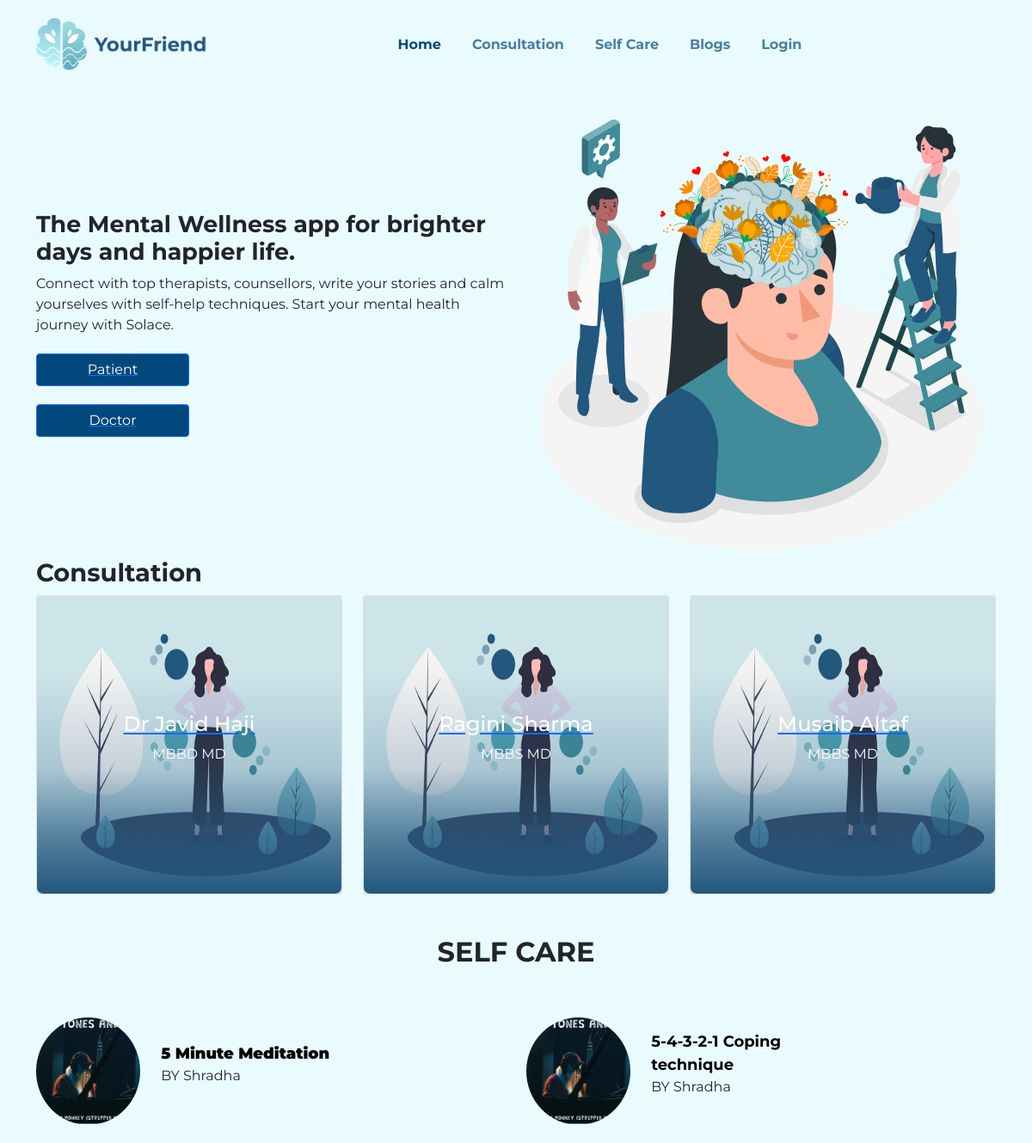
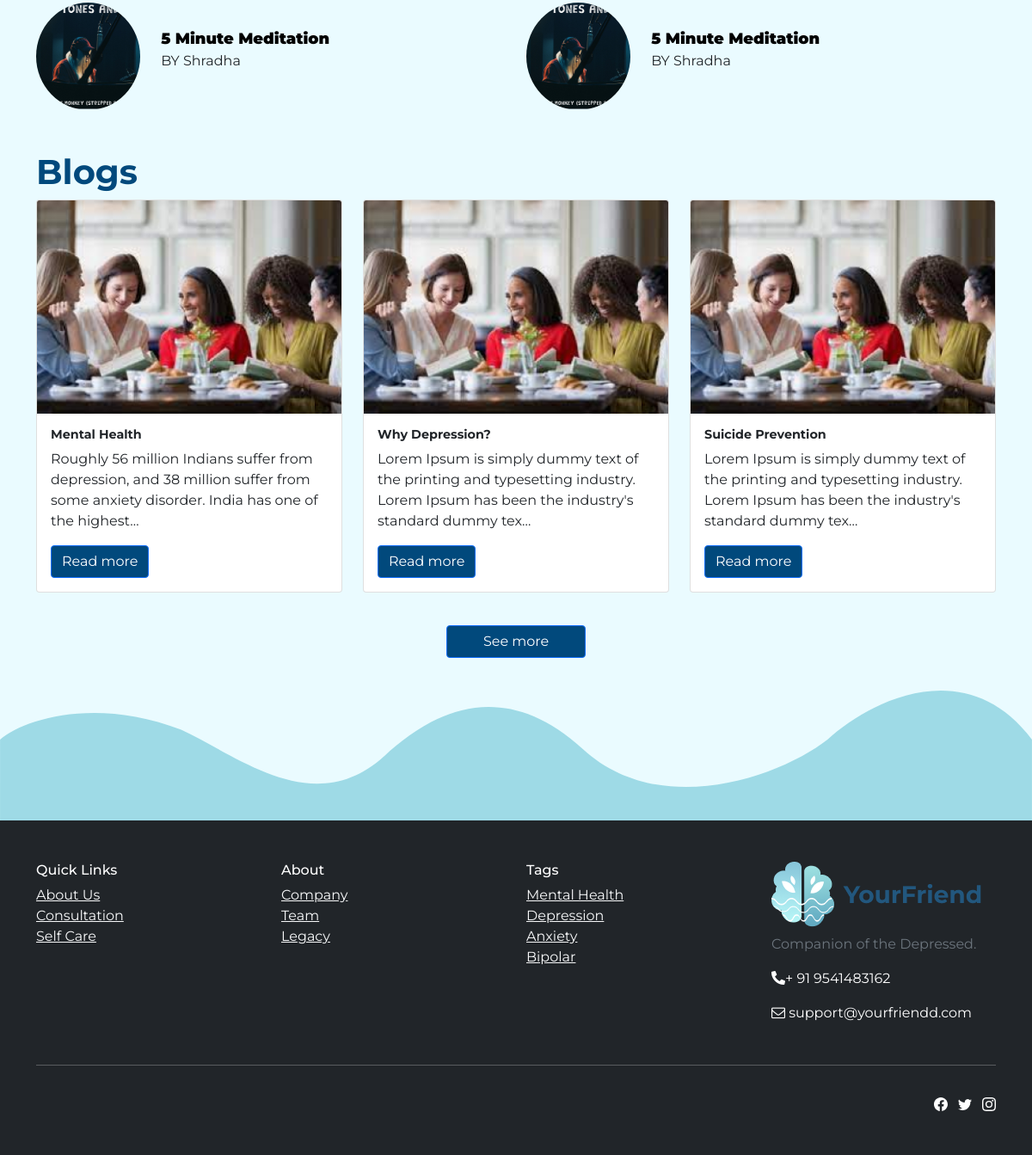
The page / on the database its author committed (2 pictures, top to bottom).
### accounts/models.py (models this page shows, shortened)
class Consultant(models.Model):
    user = models.OneToOneField(User, on_delete=models.CASCADE, primary_key=True)
    name = models.CharField(max_length=250, default = "doctor")
    qualification = models.CharField(max_length = 100)
    speciality = models.CharField(max_length = 300)
    clinic = models.CharField(max_length = 300)
    contact = models.CharField(max_length = 13)
    email = models.EmailField(max_length = 200)
    photo = models.ImageField(upload_to = 'media', default = 'one.jpg')
    bio = models.TextField()

### home/models.py (models this page shows, shortened)
class Post(models.Model):
    id = models.AutoField(primary_key=True)
    title  = models.CharField(max_length = 300)
    author = models.CharField(max_length = 300)
    body = models.TextField()
    timeStamp = models.DateTimeField()
    slug = models.CharField(max_length = 350)
    tags = models.TextField()

### home/views.py (the view, shortened to what this page needs)
# urls.py: path('', views.home, name = "home"),
def home(request):
    post = Post.objects.all()[0:3]
    consultant= Consultant.objects.all()[0:3]
    context = {'post':post, 'consultant':consultant}
    return render(request, 'home.html', context)

### templates/home.html
{% extends 'base.html' %}
{% block body %}
    <section>
        <div class="container">
            <div class="row">
                <div class="col-md-6 flex-column align-self-center">
                    <h1 style="font-size: 26.88px;font-weight: bold;">The Mental Wellness app for brighter days and happier life.<br></h1>
                    <p>Connect with top therapists, counsellors, write your stories and calm yourselves with self-help techniques. Start your mental health journey with Solace.<br></p><a href="/auth/accounts/signup/patient"><button class="btn btn-primary d-block" type="button" style="margin-top: 21px;width: 178.1354px;background: #01497c;">Patient</button></a> <a href="/auth/accounts/signup/consultant"><button class="btn btn-primary d-block" type="button" style="margin-top: 21px;width: 178.1354px;background: #01497c;">Doctor</button></a>
                </div>
                <div class="col-md-6"><img class="img-fluid flex-column align-self-center" src="/static/assets/img/Mental%20health-amico%201.svg"></div>
            </div>
        </div>
    </section>
    <section>
        <div class="container">
            <div class="row">
                <div class="col-md-12">
                    <h1 style="font-weight: bold;font-size: 28.88px;">Consultation</h1>
                </div>
            </div>
        </div>
        <div class="container">
            <div class="row">
                {% for c in consultant  %}
                <div class="col-md-4">
                    <div class="card text-center d-lg-flex flex-column align-self-center justify-content-lg-center align-items-lg-end"><img class="card-img w-100 d-block" src="/static/assets/img/Group%207256%20(1).svg">
                        <div class="card-img-overlay d-lg-flex flex-column align-items-center align-content-center align-self-center justify-content-lg-end align-items-lg-center" data-bss-hover-animate="flash">
                            <a href = "/auth/doctors/{{c.pk}}"><h4 class="d-block" style="color: rgb(255,255,255);">{{c.name}}<br></h4></a>
                            <p class="d-block" style="color: rgb(255,255,255);">{{c.qualification}}<br></p>
                        </div>
                    </div>
                </div>
                {% endfor %}
            </div>
        </div>
    </section>
    <section id="new">
        <div class="container py-4 py-xl-5">
            <div class="row mb-5">
                <div class="col-md-8 col-xl-6 text-center mx-auto">
                    <h2 style="font-weight: bold;">SELF CARE</h2>
                </div>
            </div>
            <div class="row gy-4 row-cols-1 row-cols-md-2">
                <div class="col flex-column align-items-center align-self-center">
                    <div class="d-flex flex-row flex-grow-1 flex-shrink-1 align-items-center align-content-center align-self-center flex-lg-row justify-content-lg-center align-items-lg-center" style="width: 375px;">
                        <div class="fw-bold w-100"><img class="rounded-circle img-fluid d-block w-100 fit-cover" style="height: 125px;" src="/static/assets/img/Rectangle%2019%20(1).svg" loading="eager"></div>
                        <div class="flex-column align-self-center justify-content-lg-center align-items-lg-end py-4 py-lg-0 px-lg-4"><a class="d-block" data-bss-hover-animate="pulse" href="/auth/meditation" style="font-style: normal;color: rgb(0,0,0);text-decoration: none;font-weight: bold;width: 205.802px;font-size: 18px;"><strong>5 Minute Meditation</strong><br></a>
                            <p>BY Shradha</p>
                        </div>
                    </div>
                </div>
                <div class="col flex-column align-items-center align-self-center">
                    <div class="d-flex flex-row flex-grow-1 flex-shrink-1 align-items-center align-content-center align-self-center flex-lg-row justify-content-lg-center align-items-lg-center" style="width: 375px;">
                        <div class="fw-bold w-100"><img class="rounded-circle img-fluid d-block w-100 fit-cover" style="height: 125px;" src="/static/assets/img/Rectangle%2019%20(1).svg" loading="eager"></div>
                        <div class="flex-column align-self-center justify-content-lg-center align-items-lg-end py-4 py-lg-0 px-lg-4"><a class="fw-bolder d-block" data-bss-hover-animate="pulse" href="/auth/coping" style="font-style: normal;color: rgb(0,0,0);text-decoration: none;width: 205.802px;font-size: 18px;font-weight: bold;">5-4-3-2-1 Coping technique</a>
                            <p>BY Shradha</p>
                        </div>
                    </div>
                </div>
                <div class="col flex-column align-items-center align-self-center">
                    <div class="d-flex flex-row flex-grow-1 flex-shrink-1 align-items-center align-content-center align-self-center flex-lg-row justify-content-lg-center align-items-lg-center" style="width: 375px;">
                        <div class="fw-bold w-100"><img class="rounded-circle img-fluid d-block w-100 fit-cover" style="height: 125px;" src="/static/assets/img/Rectangle%2019%20(1).svg" loading="eager"></div>
                        <div class="flex-column align-self-center justify-content-lg-center align-items-lg-end py-4 py-lg-0 px-lg-4"><a class="d-block" data-bss-hover-animate="pulse" href="#" style="font-style: normal;color: rgb(0,0,0);text-decoration: none;font-weight: bold;width: 205.802px;font-size: 18px;"><strong>5 Minute Meditation</strong><br></a>
                            <p>BY Shradha</p>
                        </div>
                    </div>
                </div>
                <div class="col flex-column align-items-center align-self-center">
                    <div class="d-flex flex-row flex-grow-1 flex-shrink-1 align-items-center align-content-center align-self-center flex-lg-row justify-content-lg-center align-items-lg-center" style="width: 375px;">
                        <div class="fw-bold w-100"><img class="rounded-circle img-fluid d-block w-100 fit-cover" style="height: 125px;" src="/static/assets/img/Rectangle%2019%20(1).svg" loading="eager"></div>
                        <div class="flex-column align-self-center justify-content-lg-center align-items-lg-end py-4 py-lg-0 px-lg-4"><a class="d-block" data-bss-hover-animate="pulse" href="#" style="font-style: normal;color: rgb(0,0,0);text-decoration: none;font-weight: bold;width: 205.802px;font-size: 18px;"><strong>5 Minute Meditation</strong><br></a>
                            <p>BY Shradha</p>
                        </div>
                    </div>
                </div>
            </div>
        </div>
    </section>
    <section id="blog">
        <div class="container">
            <div class="row">
                <div class="col-md-12">
                    <h1 style="color: #01497c;font-weight: bold;">Blogs</h1>
                </div>
            </div>
        </div>
        <div class="container">
            <div class="row">
                {% for p in post %}
                <div class="col-md-4">
                    <div class="card"><img class="img-fluid card-img-top w-100 d-block" src="/static/assets/img/download%201.png">
                        <div class="card-body">
                            <h4 class="card-title" style="font-size: 14.376px;font-weight: bold;">{{p.title}}<br></h4>
                            <p class="card-text">{{p.body|truncatechars_html:130}}<br></p><a href = "/blog/{{p.slug}}"><button class="btn btn-primary" type="button" style="background: #01497c;">Read more</button></a>
                        </div>
                    </div>
                </div>
                {% endfor %}
            </div>
        </div>
    </section>
    <section style="text-align: center;margin: 38px;"><button class="btn btn-primary" type="button" style="text-align: center;width: 161.1354px;background: #01497c;">See more</button></section>
    <section><img class="img-fluid" src="/static/assets/img/Vector%2025%20(1).svg"></section>
    {% endblock body %}

### static/assets/css/Banner-Heading-Image.css (style rules this page uses)
.fit-cover { object-fit: cover; }

### rows shown on the page
Consultant: name "Dr Javid Haji", qualification "MBBD MD"
Consultant: name "Ragini Sharma", qualification "MBBS MD"
Consultant: name "Musaib Altaf", qualification "MBBS MD"
Post: title "Mental Health", body "Roughly 56 million Indians suffer from depression, and 38 million suffer from some anxiety disorder. India has one of the highest…"
Post: title "Why Depression?", body "Lorem Ipsum is simply dummy text of the printing and typesetting industry. Lorem Ipsum has been the industry's standard dummy tex…"
Post: title "Suicide Prevention", body "Lorem Ipsum is simply dummy text of the printing and typesetting industry. Lorem Ipsum has been the industry's standard dummy tex…"
